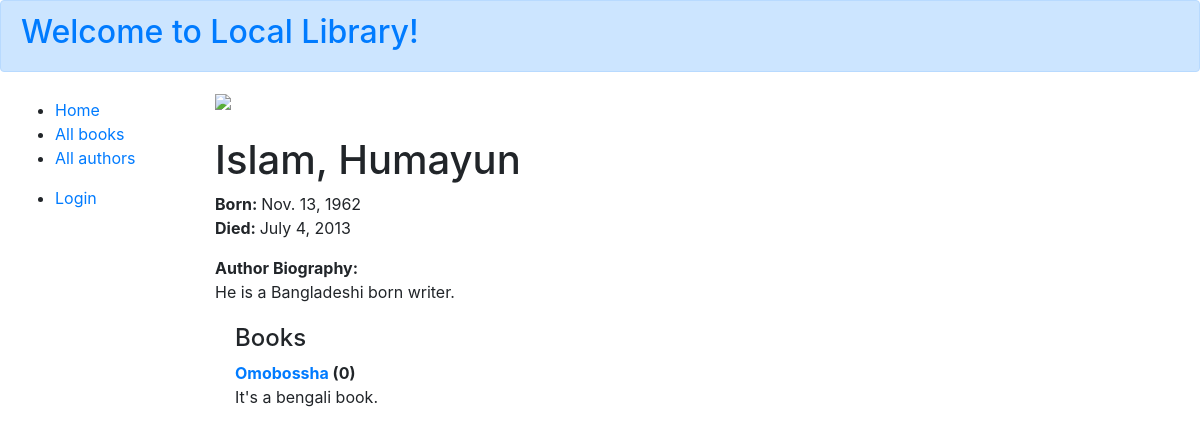
The page /catalog/author/1 on the database as committed earlier.
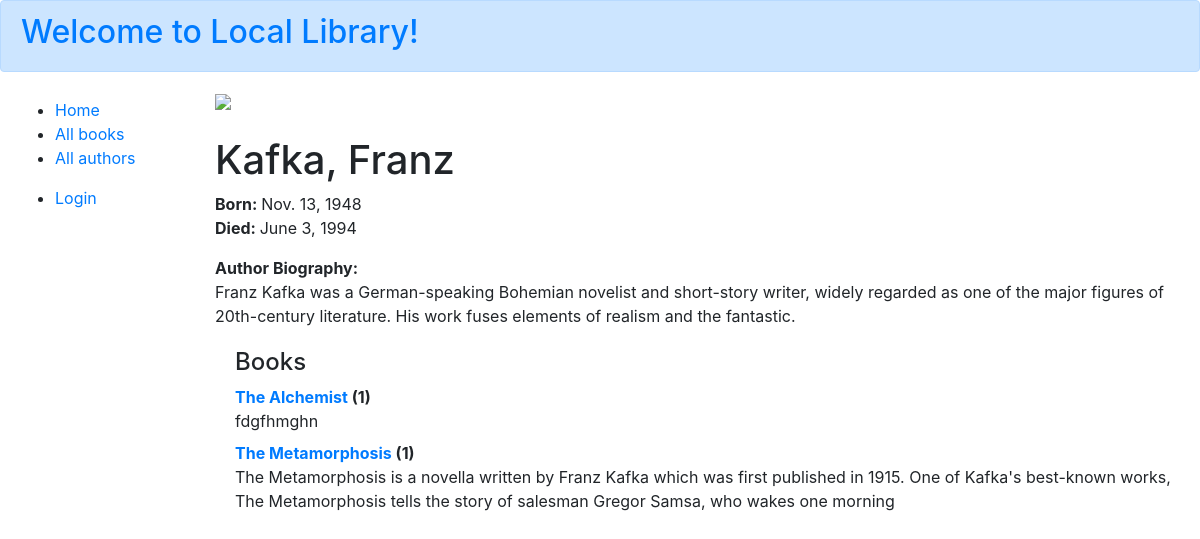
The same page on the database as committed later.
### catalog/models.py (models this page shows, shortened)
class Author(models.Model):
    profile_picture = models.ImageField(help_text="Profile Picture", null=True, blank=True, default='default_author.jpg')
    first_name = models.CharField(max_length=100)
    last_name = models.CharField(max_length=100)
    date_of_birth = models.DateField(null=True, blank=True)
    date_of_death = models.DateField('died', null=True, blank=True)
    biography = models.TextField(
    max_length=1000, null=True, blank=True, help_text="Enter a brief description about the author")
    class Meta:
        ordering = ['last_name', 'first_name']
    def __str__(self):
        return '{0}, {1}'.format(self.last_name, self.first_name)

class Book(models.Model):
    image = models.ImageField(null=True, blank=True, default='default_book.png')
    title = models.CharField(max_length=200)
    author = models.ForeignKey('Author', on_delete=models.SET_NULL, null=True)
    summary = models.TextField(
        max_length=1000, help_text="Enter a brief description of the book")
    isbn = models.CharField('ISBN', max_length=13,
                            unique=True,
                            help_text='13 Character <a href="https://www.isbn-international.org/content/what-isbn'
                                      '">ISBN number</a>')
    genre = models.ManyToManyField(
        Genre, help_text="Select a genre for this book")
    language = models.CharField(max_length=200, null=True, blank=True)
    class Meta:
        ordering = ['title', 'author']
    def display_genre(self):
        """Creates a string for the Genre. This is required to display genre in Admin."""
        return ', '.join([genre.name for genre in self.genre.all()[:3]])
    display_genre.short_description = 'Genre'
    def __str__(self):
        return self.title

### catalog/views.py (the view)
class AuthorDetailView(generic.DetailView):
    model = Author

### catalog/templates/catalog/author_detail.html
{% extends "base_generic.html" %}
{% block content %}
<div>
<img src="{{ author.profile_picture.url }}"> </div>
<br>
<h1>{{ author }} </h1>
<p><strong>Born: </strong>{{author.date_of_birth}} <br>
    {% if author.date_of_death %} <strong>Died: </strong> {{author.date_of_death}}
    {% else %}
    <p></p>
    {% endif %}</p>
<p><strong>Author Biography:  </strong>  <br>{{ author.biography }}</p>
<div style="margin-left:20px;margin-top:20px">
    {% if author.book_set.all %}
    <h4>Books</h4>
    <dl>
        {% for book in author.book_set.all %}
        <dt><a href="{% url 'book-detail' book.pk %}">{{book}}</a> ({{book.bookinstance_set.all.count}})</dt>
        <dd>{{book.summary}}</dd>
        {% endfor %}
    </dl>
    {% else %}
    <h5>No book of this author is added yet</h5>
    {% endif %}
</div>
{% endblock %}

Rows that differ between the two databases and show on the page:
changed Author: last_name+first_name "Islam, Humayun" → "Kafka, Franz"; date_of_birth "Nov. 13, 1962" → "Nov. 13, 1948"; date_of_death "July 4, 2013" → "June 3, 1994"; biography "He is a Bangladeshi born writer." → "Franz Kafka was a German-speaking Bohemian novelist and short-story writer, widely regarded as one of the major figures of 20th-century literature. His work fuses elements of realism and the fantastic."
now on this page (row edited): Book: title "The Alchemist", bookinstance_set.all.count "1", summary "fdgfhmghn"
changed Book: title "Omobossha" → "The Metamorphosis"; bookinstance_set.all.count "0" → "1"; summary "It's a bengali book." → "The Metamorphosis is a novella written by Franz Kafka which was first published in 1915. One of Kafka's best-known works, The Metamorphosis tells the story of salesman Gregor Samsa, who wakes one morning"
